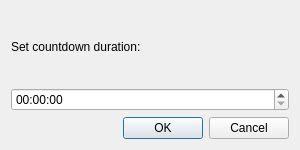
<?xml version="1.0" encoding="UTF-8"?>
<ui version="4.0">
 <class>TimerDialog</class>
 <widget class="QDialog" name="TimerDialog">
  <property name="geometry">
   <rect>
    <x>0</x>
    <y>0</y>
    <width>300</width>
    <height>150</height>
   </rect>
  </property>
  <property name="windowTitle">
   <string>Set Timer</string>
  </property>
  <layout class="QVBoxLayout" name="verticalLayout">
   <item>
    <widget class="QLabel" name="label">
     <property name="text">
      <string>Set countdown duration:</string>
     </property>
    </widget>
   </item>
   <item>
    <widget class="QTimeEdit" name="timeEdit">
     <property name="displayFormat">
      <string>HH:mm:ss</string>
     </property>
    </widget>
   </item>
   <item>
    <widget class="QDialogButtonBox" name="buttonBox">
     <property name="orientation">
      <enum>Qt::Horizontal</enum>
     </property>
     <property name="standardButtons">
      <set>QDialogButtonBox::Cancel|QDialogButtonBox::Ok</set>
     </property>
    </widget>
   </item>
  </layout>
 </widget>
 <resources/>
 <connections>
  <connection>
   <sender>buttonBox</sender>
   <signal>accepted()</signal>
   <receiver>TimerDialog</receiver>
   <slot>accept()</slot>
   <hints>
    <hint type="sourcelabel">
     <x>248</x>
     <y>254</y>
    </hint>
    <hint type="destinationlabel">
     <x>157</x>
     <y>274</y>
    </hint>
   </hints>
  </connection>
  <connection>
   <sender>buttonBox</sender>
   <signal>rejected()</signal>
   <receiver>TimerDialog</receiver>
   <slot>reject()</slot>
   <hints>
    <hint type="sourcelabel">
     <x>316</x>
     <y>260</y>
    </hint>
    <hint type="destinationlabel">
     <x>286</x>
     <y>274</y>
    </hint>
   </hints>
  </connection>
 </connections>
</ui>
